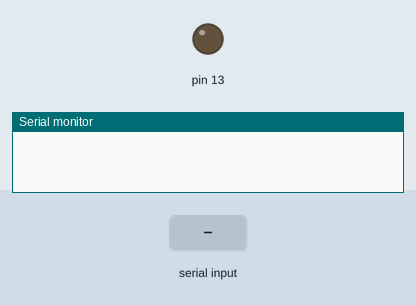
This sketch was run on a simulated Arduino Uno, built with avr-gcc and run on an emulated ATmega328P. On the bench: output pins drawn as LEDs (lit = HIGH), the last lines printed to the serial monitor. Inputs (shaded band) come from the test bench.

Above: at 1.2 s.
1.3 s: "1" received over Serial
At 2.4 s:
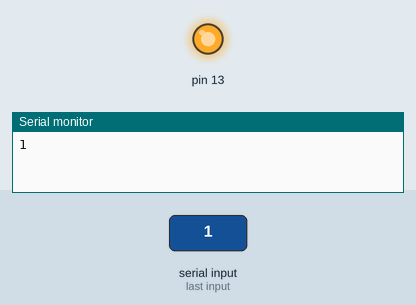
2.8 s: "0" received over Serial
At 3.6 s:
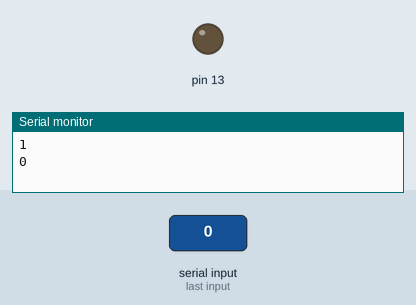
Timing chart, 0 to 5.8 s (numbered marks = the images above; inputs shaded):
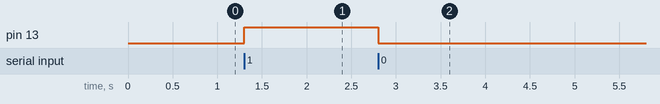

The sketch:

bluetooth_module.ino
```cpp
void setup() {
  // put your setup code here, to run once:
  pinMode(13,OUTPUT);
  Serial.begin(9600);

}

void loop() {
  // put your main code here, to run repeatedly:
  if(Serial.available()>0)
  {
    char data = Serial.read();
    Serial.println(data);
    if(data=='1')
    {
     digitalWrite(13,HIGH);
    }
    else
    {
     digitalWrite(13,LOW);
  }
  }
  }
```

Measured:
- after the input at 1.3 s, pin 13: LOW → HIGH at once
- after the input at 2.8 s, pin 13: HIGH → LOW at once
